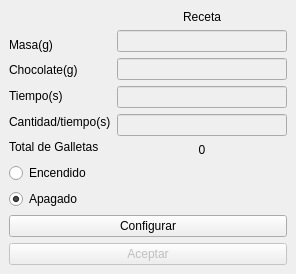
<?xml version="1.0" encoding="UTF-8"?>
<ui version="4.0">
 <class>ventanaEnsambladora</class>
 <widget class="QMainWindow" name="ventanaEnsambladora">
  <property name="geometry">
   <rect>
    <x>0</x>
    <y>0</y>
    <width>296</width>
    <height>274</height>
   </rect>
  </property>
  <property name="windowTitle">
   <string>Ensambladora</string>
  </property>
  <property name="windowIcon">
   <iconset resource="imagenes.qrc">
    <normaloff>:/imagenes/Imagenes/iconoEnsambladora.png</normaloff>:/imagenes/Imagenes/iconoEnsambladora.png</iconset>
  </property>
  <widget class="QWidget" name="centralwidget">
   <layout class="QHBoxLayout" name="horizontalLayout_2">
    <item>
     <layout class="QVBoxLayout" name="verticalLayout_4">
      <item>
       <layout class="QHBoxLayout" name="horizontalLayout">
        <item>
         <layout class="QVBoxLayout" name="verticalLayout_2">
          <item>
           <widget class="QLabel" name="espaciovacio">
            <property name="text">
             <string/>
            </property>
           </widget>
          </item>
          <item>
           <widget class="QLabel" name="masareceta">
            <property name="text">
             <string>Masa(g)</string>
            </property>
           </widget>
          </item>
          <item>
           <widget class="QLabel" name="masachocolate">
            <property name="text">
             <string>Chocolate(g)</string>
            </property>
           </widget>
          </item>
          <item>
           <widget class="QLabel" name="masatiempo">
            <property name="text">
             <string>Tiempo(s)</string>
            </property>
           </widget>
          </item>
          <item>
           <widget class="QLabel" name="cantidad">
            <property name="text">
             <string>Cantidad/tiempo(s)</string>
            </property>
           </widget>
          </item>
          <item>
           <widget class="QLabel" name="totalgalletas">
            <property name="text">
             <string>Total de Galletas</string>
            </property>
           </widget>
          </item>
         </layout>
        </item>
        <item>
         <layout class="QVBoxLayout" name="verticalLayout">
          <item>
           <widget class="QLabel" name="receta">
            <property name="layoutDirection">
             <enum>Qt::LeftToRight</enum>
            </property>
            <property name="autoFillBackground">
             <bool>false</bool>
            </property>
            <property name="text">
             <string>Receta</string>
            </property>
            <property name="alignment">
             <set>Qt::AlignCenter</set>
            </property>
           </widget>
          </item>
          <item>
           <widget class="QLineEdit" name="editorMasa">
            <property name="enabled">
             <bool>false</bool>
            </property>
           </widget>
          </item>
          <item>
           <widget class="QLineEdit" name="editorChocolate">
            <property name="enabled">
             <bool>false</bool>
            </property>
           </widget>
          </item>
          <item>
           <widget class="QLineEdit" name="editorTiempo">
            <property name="enabled">
             <bool>false</bool>
            </property>
           </widget>
          </item>
          <item>
           <widget class="QLineEdit" name="editorCantidad">
            <property name="enabled">
             <bool>false</bool>
            </property>
           </widget>
          </item>
          <item>
           <widget class="QLabel" name="totalGalletasValor">
            <property name="text">
             <string>0</string>
            </property>
            <property name="alignment">
             <set>Qt::AlignCenter</set>
            </property>
           </widget>
          </item>
         </layout>
        </item>
       </layout>
      </item>
      <item>
       <layout class="QVBoxLayout" name="verticalLayout_3">
        <item>
         <widget class="QRadioButton" name="encendido">
          <property name="text">
           <string>Encendido</string>
          </property>
         </widget>
        </item>
        <item>
         <widget class="QRadioButton" name="apagado">
          <property name="text">
           <string>Apagado</string>
          </property>
          <property name="checked">
           <bool>true</bool>
          </property>
         </widget>
        </item>
       </layout>
      </item>
      <item>
       <widget class="QPushButton" name="configurar">
        <property name="text">
         <string>Configurar</string>
        </property>
       </widget>
      </item>
      <item>
       <widget class="QPushButton" name="aceptar">
        <property name="enabled">
         <bool>false</bool>
        </property>
        <property name="text">
         <string>Aceptar</string>
        </property>
       </widget>
      </item>
     </layout>
    </item>
   </layout>
  </widget>
 </widget>
 <resources>
  <include location="imagenes.qrc"/>
 </resources>
 <connections/>
</ui>
